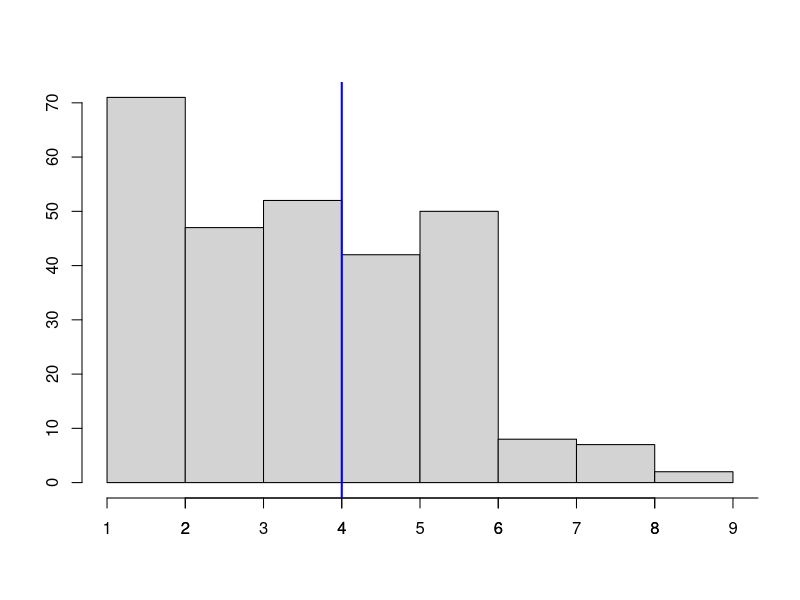
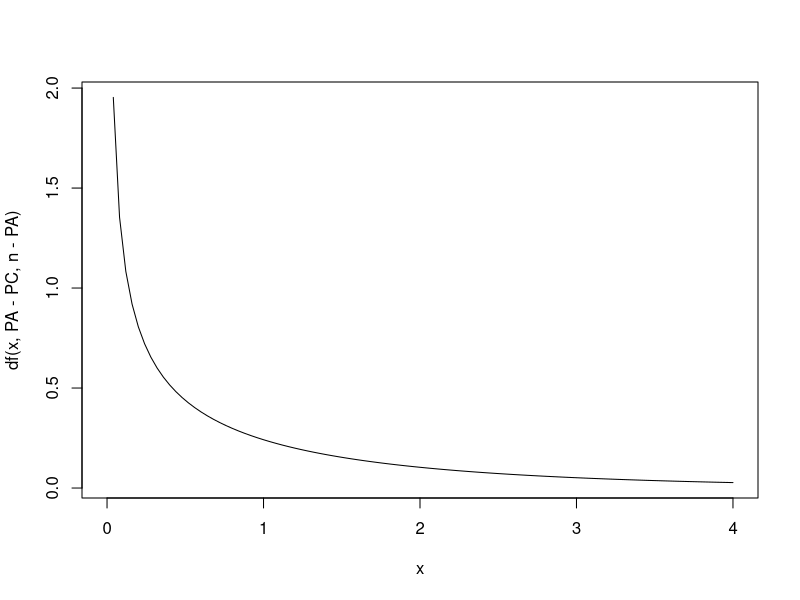
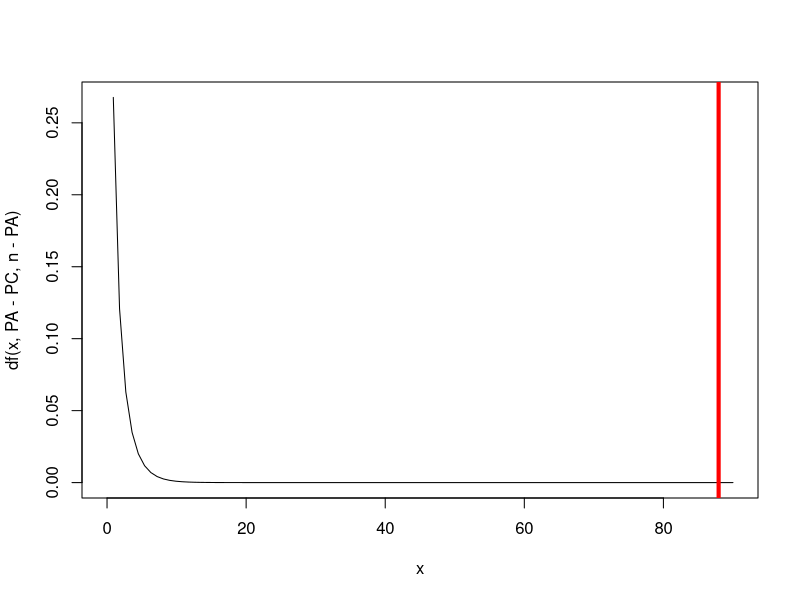

Recreate these plots in R, in order.
## ---- chunk 1
options(scipen = 999)
## ---- chunk 2
library(readr)
library(dplyr)
library(tidyr)
## ---- chunk 3
egresados <- read_delim("BASE_EGRESADOS.csv", delim = ";")
## ---- chunk 4
glimpse(egresados)
## ---- chunk 5
summary(egresados$P44)
## ---- chunk 6
egresados$P44 <- as.numeric(egresados$P44)
egresados$P44 <- na_if(egresados$P44, 99)
egresados <- drop_na(egresados, P44)
## ---- chunk 7
summary(egresados$P44)
## ---- chunk 8
egresados <- filter(egresados, F_3 %in% c("1", "2"))
## ---- chunk 9
hist(egresados$P44, main="", ylab="", xlab = "")

axis(side = 1, at = seq(1, 10, 1), labels = seq(1, 10, 1))

abline(v = mean(egresados$P44), col="blue", lwd=2)
## ---- chunk 10
SSE_C <- sum((egresados$P44 - 3)^2)
SSE_A <- sum((egresados$P44 - mean(egresados$P44))^2)
## ---- chunk 11
SSR <- SSE_C - SSE_A
SSR
## ---- chunk 12
sum((rep(3, 279) - rep(4, 279))^2)
## ---- chunk 13
PRE <- (SSE_C - SSE_A)/SSE_C
## ---- chunk 14
PA <- 1  # cantidad de parámetros del modelo A(umentado)
PC <- 0  # cantidad de parámetros del modelo C(ompacto)
n <- 279 # cantidad de participantes

Fstatistic <- (PRE/(PA - PC))/((1 - PRE)/(n - PA))
Fstatistic
## ---- chunk 15
curve(df(x, PA - PC, n - PA), from=0, to=4)
## ---- chunk 16
pf(3.875126, PA - PC, n-PA)
## ---- chunk 17
curve(df(x, PA - PC, n - PA), from=0, to=90)
abline(v = Fstatistic, col="red", lwd=4)
## ---- chunk 18
pf(Fstatistic, PA - PC, n-PA, lower.tail = FALSE)
